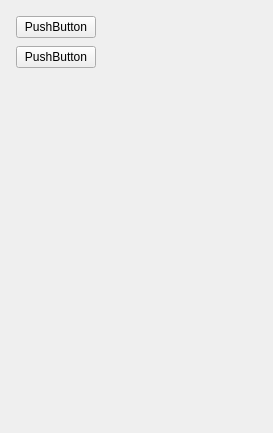
<?xml version="1.0" encoding="UTF-8"?>
<ui version="4.0">
 <class>GeometryPrimitiveEditor</class>
 <widget class="QWidget" name="GeometryPrimitiveEditor">
  <property name="geometry">
   <rect>
    <x>0</x>
    <y>0</y>
    <width>273</width>
    <height>433</height>
   </rect>
  </property>
  <property name="windowTitle">
   <string>Form</string>
  </property>
  <layout class="QVBoxLayout" name="verticalLayout">
   <item>
    <layout class="QFormLayout" name="formLayout">
     <property name="sizeConstraint">
      <enum>QLayout::SetNoConstraint</enum>
     </property>
     <property name="fieldGrowthPolicy">
      <enum>QFormLayout::AllNonFixedFieldsGrow</enum>
     </property>
     <property name="rowWrapPolicy">
      <enum>QFormLayout::WrapLongRows</enum>
     </property>
     <property name="horizontalSpacing">
      <number>20</number>
     </property>
     <property name="verticalSpacing">
      <number>8</number>
     </property>
     <property name="margin">
      <number>5</number>
     </property>
     <item row="0" column="0">
      <widget class="QPushButton" name="pushButton">
       <property name="text">
        <string>PushButton</string>
       </property>
      </widget>
     </item>
     <item row="1" column="0">
      <widget class="QPushButton" name="pushButton_2">
       <property name="text">
        <string>PushButton</string>
       </property>
      </widget>
     </item>
    </layout>
   </item>
  </layout>
 </widget>
 <resources/>
 <connections/>
</ui>
